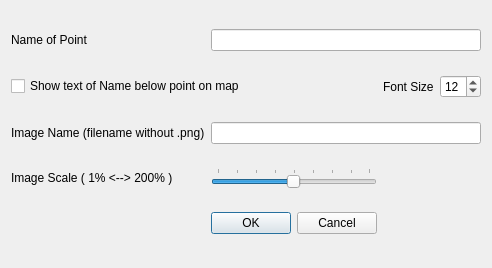
<?xml version="1.0" encoding="UTF-8"?>
<ui version="4.0">
 <class>AddMapPoint</class>
 <widget class="QDialog" name="AddMapPoint">
  <property name="geometry">
   <rect>
    <x>0</x>
    <y>0</y>
    <width>407</width>
    <height>268</height>
   </rect>
  </property>
  <property name="windowTitle">
   <string>Dialog</string>
  </property>
  <layout class="QGridLayout" name="gridLayout">
   <item row="4" column="1">
    <widget class="QLabel" name="lblScale">
     <property name="text">
      <string>Image Scale ( 1% &lt;--&gt; 200% )</string>
     </property>
    </widget>
   </item>
   <item row="2" column="4">
    <widget class="QSpinBox" name="spnFontSize">
     <property name="minimum">
      <number>4</number>
     </property>
     <property name="maximum">
      <number>20</number>
     </property>
     <property name="value">
      <number>12</number>
     </property>
    </widget>
   </item>
   <item row="4" column="2">
    <widget class="QSlider" name="sldScale">
     <property name="minimum">
      <number>1</number>
     </property>
     <property name="maximum">
      <number>200</number>
     </property>
     <property name="value">
      <number>100</number>
     </property>
     <property name="orientation">
      <enum>Qt::Horizontal</enum>
     </property>
     <property name="tickPosition">
      <enum>QSlider::TicksAbove</enum>
     </property>
     <property name="tickInterval">
      <number>25</number>
     </property>
    </widget>
   </item>
   <item row="3" column="1">
    <widget class="QLabel" name="lblImageName">
     <property name="text">
      <string>Image Name (filename without .png)</string>
     </property>
    </widget>
   </item>
   <item row="3" column="2" colspan="3">
    <widget class="QLineEdit" name="txtImage"/>
   </item>
   <item row="0" column="2" colspan="3">
    <widget class="QLineEdit" name="txtPointName">
     <property name="text">
      <string/>
     </property>
    </widget>
   </item>
   <item row="6" column="2">
    <widget class="QDialogButtonBox" name="buttonBox">
     <property name="orientation">
      <enum>Qt::Horizontal</enum>
     </property>
     <property name="standardButtons">
      <set>QDialogButtonBox::Cancel|QDialogButtonBox::Ok</set>
     </property>
    </widget>
   </item>
   <item row="0" column="1">
    <widget class="QLabel" name="lblPointName">
     <property name="text">
      <string>Name of Point</string>
     </property>
    </widget>
   </item>
   <item row="2" column="3">
    <widget class="QLabel" name="lblFontSize">
     <property name="text">
      <string>Font Size</string>
     </property>
    </widget>
   </item>
   <item row="2" column="1" colspan="2">
    <widget class="QCheckBox" name="chkShowText">
     <property name="text">
      <string>Show text of Name below point on map</string>
     </property>
    </widget>
   </item>
  </layout>
 </widget>
 <resources/>
 <connections>
  <connection>
   <sender>buttonBox</sender>
   <signal>accepted()</signal>
   <receiver>AddMapPoint</receiver>
   <slot>accept()</slot>
   <hints>
    <hint type="sourcelabel">
     <x>248</x>
     <y>254</y>
    </hint>
    <hint type="destinationlabel">
     <x>157</x>
     <y>274</y>
    </hint>
   </hints>
  </connection>
  <connection>
   <sender>buttonBox</sender>
   <signal>rejected()</signal>
   <receiver>AddMapPoint</receiver>
   <slot>reject()</slot>
   <hints>
    <hint type="sourcelabel">
     <x>316</x>
     <y>260</y>
    </hint>
    <hint type="destinationlabel">
     <x>286</x>
     <y>274</y>
    </hint>
   </hints>
  </connection>
 </connections>
</ui>
